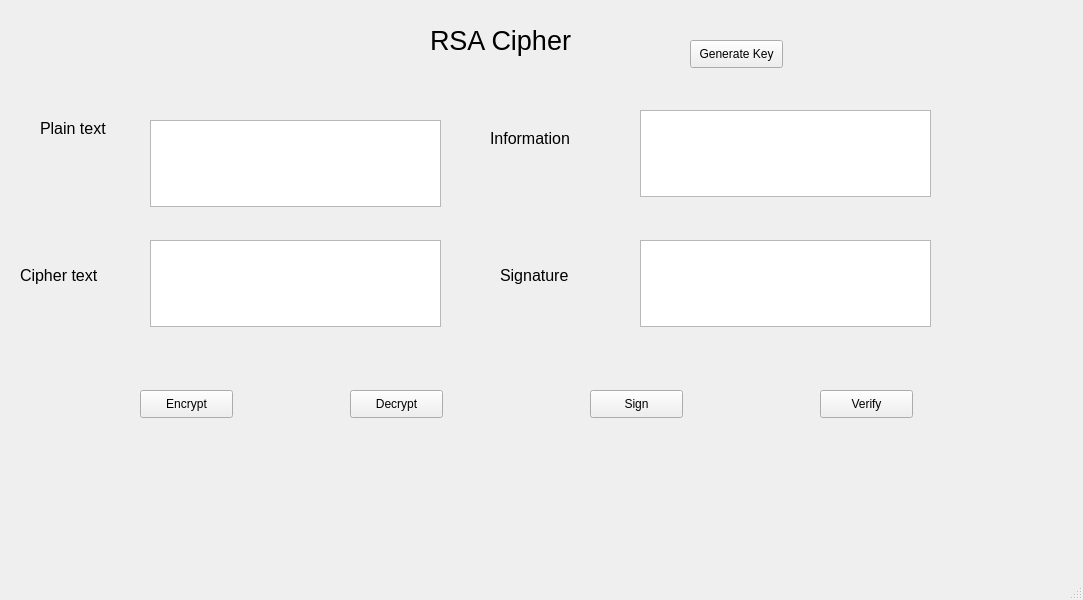
<?xml version="1.0" encoding="UTF-8"?>
<ui version="4.0">
 <class>MainWindow</class>
 <widget class="QMainWindow" name="MainWindow">
  <property name="geometry">
   <rect>
    <x>0</x>
    <y>0</y>
    <width>1083</width>
    <height>600</height>
   </rect>
  </property>
  <property name="windowTitle">
   <string>MainWindow</string>
  </property>
  <widget class="QWidget" name="centralwidget">
   <widget class="QLabel" name="label">
    <property name="geometry">
     <rect>
      <x>430</x>
      <y>20</y>
      <width>171</width>
      <height>41</height>
     </rect>
    </property>
    <property name="font">
     <font>
      <pointsize>20</pointsize>
     </font>
    </property>
    <property name="text">
     <string>RSA Cipher</string>
    </property>
   </widget>
   <widget class="QTextEdit" name="txtPlain">
    <property name="geometry">
     <rect>
      <x>150</x>
      <y>120</y>
      <width>291</width>
      <height>87</height>
     </rect>
    </property>
   </widget>
   <widget class="QLabel" name="label_2">
    <property name="geometry">
     <rect>
      <x>40</x>
      <y>120</y>
      <width>91</width>
      <height>16</height>
     </rect>
    </property>
    <property name="font">
     <font>
      <pointsize>12</pointsize>
     </font>
    </property>
    <property name="text">
     <string>Plain text</string>
    </property>
   </widget>
   <widget class="QLabel" name="label_3">
    <property name="geometry">
     <rect>
      <x>20</x>
      <y>260</y>
      <width>111</width>
      <height>31</height>
     </rect>
    </property>
    <property name="font">
     <font>
      <pointsize>12</pointsize>
     </font>
    </property>
    <property name="text">
     <string>Cipher text</string>
    </property>
   </widget>
   <widget class="QTextEdit" name="txtCipher">
    <property name="geometry">
     <rect>
      <x>150</x>
      <y>240</y>
      <width>291</width>
      <height>87</height>
     </rect>
    </property>
   </widget>
   <widget class="QTextEdit" name="txtInfo">
    <property name="geometry">
     <rect>
      <x>640</x>
      <y>110</y>
      <width>291</width>
      <height>87</height>
     </rect>
    </property>
   </widget>
   <widget class="QLabel" name="label_4">
    <property name="geometry">
     <rect>
      <x>490</x>
      <y>130</y>
      <width>131</width>
      <height>16</height>
     </rect>
    </property>
    <property name="font">
     <font>
      <pointsize>12</pointsize>
     </font>
    </property>
    <property name="text">
     <string>Information</string>
    </property>
   </widget>
   <widget class="QLabel" name="label_5">
    <property name="geometry">
     <rect>
      <x>500</x>
      <y>260</y>
      <width>91</width>
      <height>31</height>
     </rect>
    </property>
    <property name="font">
     <font>
      <pointsize>12</pointsize>
     </font>
    </property>
    <property name="text">
     <string>Signature</string>
    </property>
   </widget>
   <widget class="QTextEdit" name="txtSign">
    <property name="geometry">
     <rect>
      <x>640</x>
      <y>240</y>
      <width>291</width>
      <height>87</height>
     </rect>
    </property>
   </widget>
   <widget class="QPushButton" name="btnEncrypt">
    <property name="geometry">
     <rect>
      <x>140</x>
      <y>390</y>
      <width>93</width>
      <height>28</height>
     </rect>
    </property>
    <property name="text">
     <string>Encrypt</string>
    </property>
   </widget>
   <widget class="QPushButton" name="btnDecrypt">
    <property name="geometry">
     <rect>
      <x>350</x>
      <y>390</y>
      <width>93</width>
      <height>28</height>
     </rect>
    </property>
    <property name="text">
     <string>Decrypt</string>
    </property>
   </widget>
   <widget class="QPushButton" name="btnSign">
    <property name="geometry">
     <rect>
      <x>590</x>
      <y>390</y>
      <width>93</width>
      <height>28</height>
     </rect>
    </property>
    <property name="text">
     <string>Sign</string>
    </property>
   </widget>
   <widget class="QPushButton" name="btnVerify">
    <property name="geometry">
     <rect>
      <x>820</x>
      <y>390</y>
      <width>93</width>
      <height>28</height>
     </rect>
    </property>
    <property name="text">
     <string>Verify</string>
    </property>
   </widget>
   <widget class="QPushButton" name="btnGenerate">
    <property name="geometry">
     <rect>
      <x>690</x>
      <y>40</y>
      <width>93</width>
      <height>28</height>
     </rect>
    </property>
    <property name="text">
     <string>Generate Key</string>
    </property>
   </widget>
  </widget>
  <widget class="QMenuBar" name="menubar">
   <property name="geometry">
    <rect>
     <x>0</x>
     <y>0</y>
     <width>1083</width>
     <height>26</height>
    </rect>
   </property>
  </widget>
  <widget class="QStatusBar" name="statusbar"/>
 </widget>
 <resources/>
 <connections/>
</ui>
